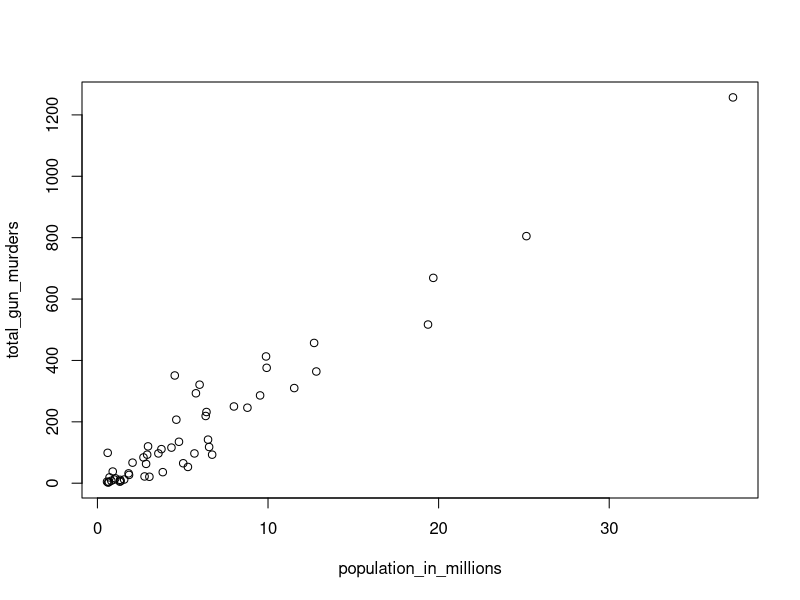
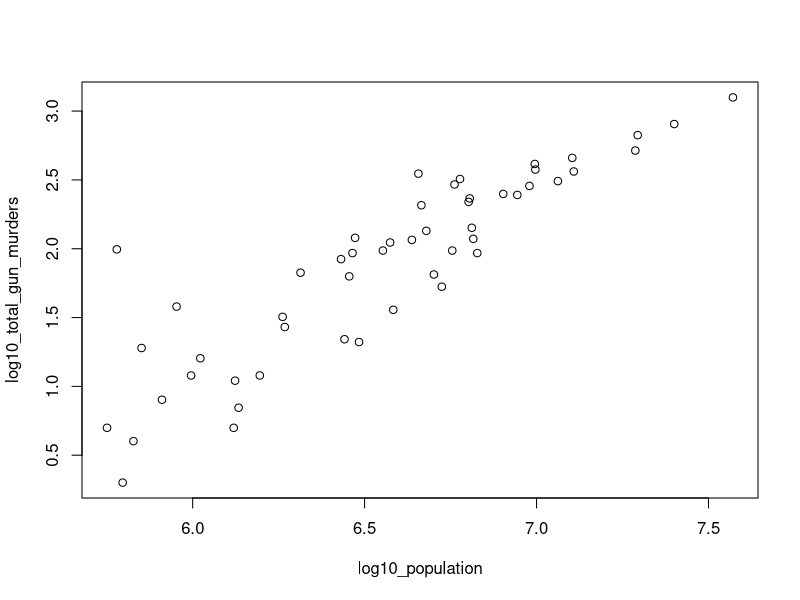
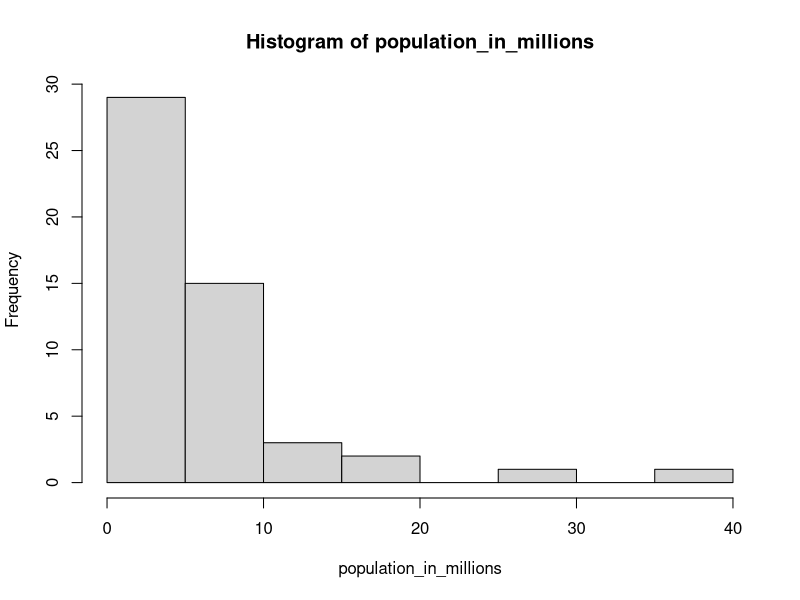
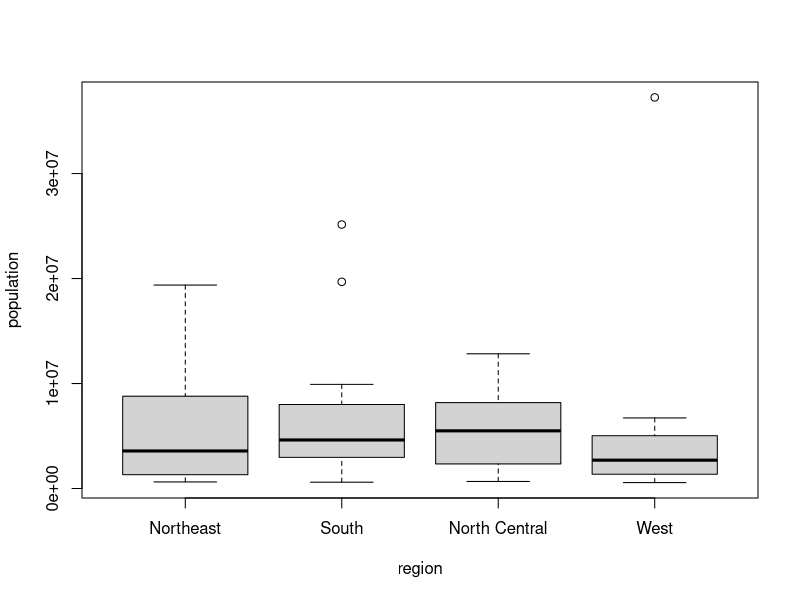

The R source for these figures, in order:
# Load the datasets and define some variables
library(dslabs)
data(murders)

population_in_millions <- murders$population/10^6
total_gun_murders <- murders$total

plot(population_in_millions, total_gun_murders)

# Transform population using the log10 transformation and save to object log10_population
log10_population <- log10(murders$population)
# Transform total gun murders using log10 transformation and save to object log10_total_gun_murders
log10_total_gun_murders <- log10(murders$total)
# Create a scatterplot with the log scale transformed population and murders 
plot(log10_population,log10_total_gun_murders)

# Create a histogram of this variable
hist(population_in_millions)

# Create a boxplot of state populations by region for the murders dataset
boxplot(population~region,murders)
